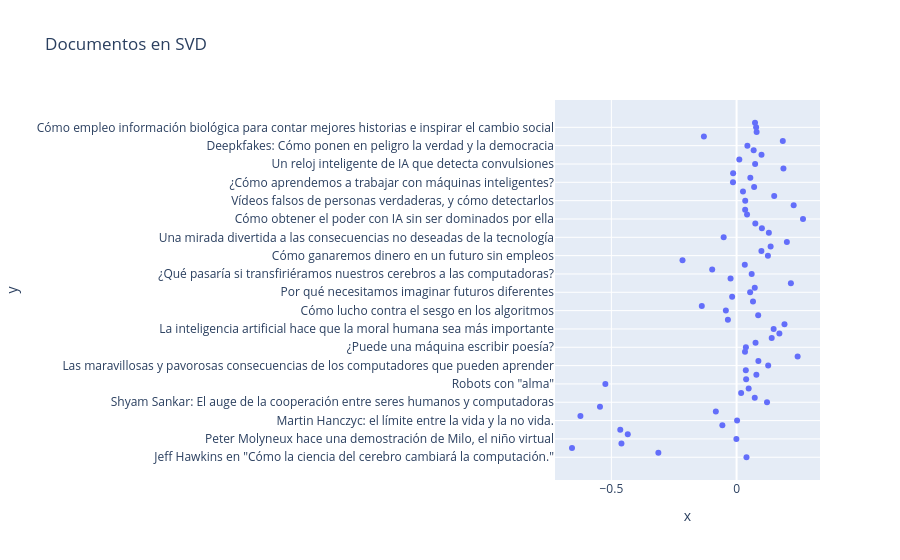

Notebook code for this chart:
### Code cell
fig = px.scatter(x_documentos, y_documentos, titulos, title="Documentos en SVD")
fig.show()

### Figure 1 — Plotly figure (JSON) as saved in the notebook; plotly's stock layout.template omitted (floating-point values rounded to 4 significant figures)
{"data": [{"hovertemplate": "x=%{x}<br>y=%{y}<extra></extra>", "legendgroup": "", "marker": {"color": "#636efa", "symbol": "circle"}, "mode": "markers", "name": "", "orientation": "h", "showlegend": false, "type": "scatter", "x": [0.03949, -0.3123, -0.6571, -0.4597, -0.000764, -0.4345, -0.4644, -0.05676, 0.002027, -0.6235, -0.08283, -0.5455, 0.1215, 0.07255, 0.01821, 0.04826, -0.524, 0.03818, 0.07905, 0.03685, 0.1262, 0.08707, 0.2438, 0.03359, 0.03723, 0.0757, 0.1403, 0.1708, 0.148, 0.1912, -0.03468, 0.08619, -0.04284, -0.1389, 0.06553, -0.01778, 0.05413, 0.07266, 0.2169, -0.02407, 0.0603, -0.09744, 0.03277, -0.2159, 0.1251, 0.09915, 0.1359, 0.2007, -0.05161, 0.1289, 0.1011, 0.07472, 0.2652, 0.04178, 0.03422, 0.2279, 0.03449, 0.1502, 0.02554, 0.07005, -0.01441, 0.0549, -0.01381, 0.1872, 0.07407, 0.0109, 0.09948, 0.06821, 0.04321, 0.1845, -0.1305, 0.08, 0.07804, 0.07361], "xaxis": "x", "y": ["Jeff Hawkins en \"Cómo la ciencia del cerebro cambiará la computación.\"", "Hod Lipson construye robots \"autoconscientes\"", "Rodney Brooks dice que los robots invadirán nuestras vidas", "Dennis Hong: Mis siete especies de robots.", "Peter Molyneux hace una demostración de Milo, el niño virtual", "Heather Knight: la comedia de silicio", "Cynthia Breazeal: el crecimiento de los robots personales", "Daniel Wolpert: La verdadera razón del cerebro", "Martin Hanczyc: el límite entre la vida y la no vida.", "Vjay Kumar: robots que vuelan... y cooperan", "Sherry Turkle: ¿Conectados pero solos?", "Ken Goldberg: 4 lecciones de los robots sobre ser humanos", "Shyam Sankar: El auge de la cooperación entre seres humanos y computadoras", "Andrew McAfee:¿Los robots nos quitan el trabajo?", "¿Qué es invisible? Más de lo que imaginan - John Lloyd ", "Ken Jennings: Watson, Jeopardy y yo, el sabelotodo obsoleto", "Robots con \"alma\"", "Una nueva ecuación para la inteligencia", "¿El siguiente paso para Google?", "Prepárate para el pensamiento híbrido", "Las maravillosas y pavorosas consecuencias de los computadores que pueden aprender", "Cómo estamos enseñando a las computadoras a entender imágenes", "¿Qué sucede cuando nuestras computadoras se vuelven más inteligentes que nosotros?", "Cómo las nuevas tecnologías ayudan a los ciegos a explorar el mundo", "¿Puede una máquina escribir poesía?", "Cómo las computadoras aprenden a ser creativas", "Los trabajos que se perderán por las máquinas... y los que no", "¿Es posible crear inteligencia artificial sin perder control sobre ella?", "La inteligencia artificial hace que la moral humana sea más importante", "Cómo la inteligencia artificial puede conducir a una segunda Revolución Industrial", "Las increíbles invenciones de la inteligencia artificial intuitiva", "No le teman a la superinteligente IA", "Cómo lucho contra el sesgo en los algoritmos", "Cómo la IA puede hacernos mejores personas", "No temas a las máquinas inteligentes, trabaja con ellas", "¿Qué ocurre en el cerebro cuando prestas atención?", "Por qué necesitamos imaginar futuros diferentes", "Cómo las computadoras aprenden a reconocer objetos al instante", "Cómo la inteligencia artificial puede mejorar tu memoria, trabajo y vida social", "¿Qué decisiones morales deberían tomar los vehículos autónomos?", "¿Qué pasaría si transfiriéramos nuestros cerebros a las computadoras?", "¿Puede un robot aprobar un examen de admisión para la universidad?", "El dilema ético de los automóviles robóticos - Patrick Lin", "Lo que pueden aprender las máquinas inteligentes de un banco de peces", "Cómo ganaremos dinero en un futuro sin empleos", "Estamos construyendo una distopía solo para que la gente cliquee en los anuncios", "La nueva generación de computadoras se programa a sí misma", "Cómo podemos construir la IA que nos ayude sin perjudicarnos", "Una mirada divertida a las consecuencias no deseadas de la tecnología", "Tres mitos sobre el futuro del trabajo (y por qué son falsos)", "Cómo enseñar a los ordenadores a dar sentido a nuestras emociones", "Por qué el fascismo es tan tentador... y cómo tus datos podrían impulsarlo", "Cómo obtener el poder con IA sin ser dominados por ella", "Tecnología que sabe lo que estás sintiendo", "Una nueva forma de monitorizar los signos vitales (que puede atravesar paredes)", "Cómo la inteligencia artificial está facilitando los diagnósticos tempranos de enfermedades", "Vídeos falsos de personas verdaderas, y cómo detectarlos", "Cómo la inteligencia artificial salvará a la humanidad", "Cómo podría la IA componer una banda sonora personalizada para nuestras vidas", "Cómo ser \"Equipo humano en el futuro digital", "¿Cómo aprendemos a trabajar con máquinas inteligentes?", "¿Cuál es el significado del trabajo?", "Una idea audaz para reemplazar a los políticos", "Cómo matener la inteligencia artifical al margen de prejuicios humanos", "Un reloj inteligente de IA que detecta convulsiones", "¿Cómo \"ven\" los autos autónomos? - Sajan Saini", "Cómo la IA podría volverse una extensión de tu mente", "Las habilidades humanas necesarias en un mundo impredecible", "Deepkfakes: Cómo ponen en peligro la verdad y la democracia", "El peligro de la IA es más extraño de lo que piensas", "El mito griego de Talos, el primer robot", "El potencial médico de la IA y los metabolitos", "Cómo empleo información biológica para contar mejores historias e inspirar el cambio social", "Cómo la civilización se puede autodestruir y cuatro maneras de evitarlo"], "yaxis": "y"}], "layout": {"autosize": true, "legend": {"tracegroupgap": 0}, "title": {"text": "Documentos en SVD"}, "xaxis": {"anchor": "y", "autorange": true, "domain": [0, 1], "range": [-0.7396, 0.3477], "title": {"text": "x"}, "type": "linear"}, "yaxis": {"anchor": "x", "autorange": true, "domain": [0, 1], "range": [-6.024, 79.02], "title": {"text": "y"}, "type": "category"}}}
